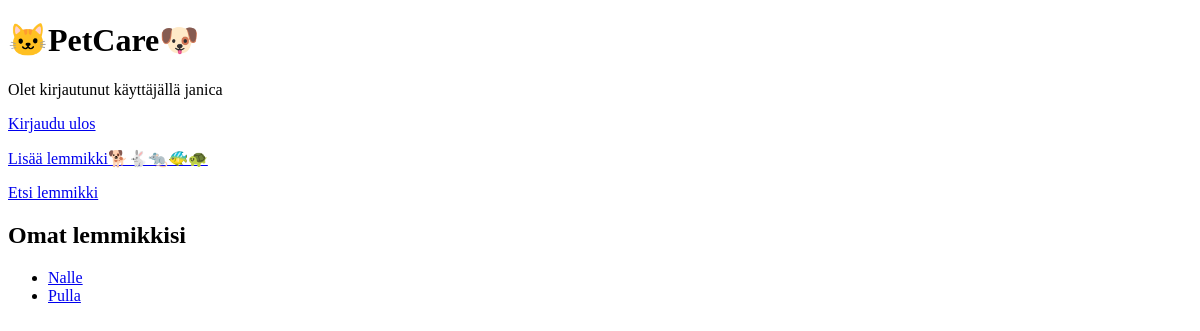
Page / (signed in) on the earlier database version.
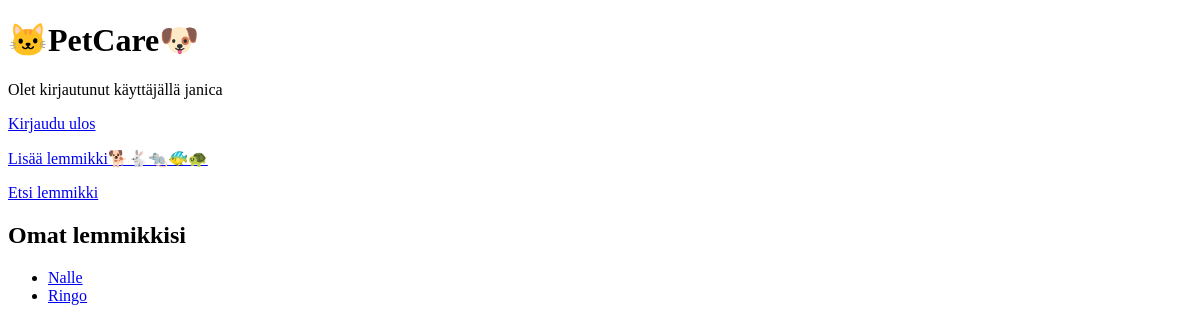
Same page on the later database version.
### tables this page shows
CREATE TABLE users (
    id INTEGER PRIMARY KEY,
    username TEXT UNIQUE,
    password_hash TEXT
);

CREATE TABLE pets (
    id INTEGER PRIMARY KEY AUTOINCREMENT,
    animal_id INTEGER NOT NULL,
    breed_id INTEGER NOT NULL,
    pet_name TEXT NOT NULL,
    description TEXT, user_id INTEGER REFERENCES users(id),
    FOREIGN KEY (animal_id) REFERENCES animals(id),
    FOREIGN KEY (breed_id) REFERENCES breeds(id)
);

### app.py (the view)
@app.route("/")
def index():
    pets_list = pets.get_user_pets() if "username" in session else []
    return render_template("index.html", pets=pets_list)

### db.py (called while the page is built)
def get_connection():
    con = sqlite3.connect("database.db")
    con.execute("PRAGMA foreign_keys = ON")
    con.row_factory = sqlite3.Row
    return con

def query(sql, params=[]):
    con = get_connection()
    result = con.execute(sql, params).fetchall()
    con.close()
    return result

### pets.py (called while the page is built)
def get_user_id():
    if "username" not in session:
        return None
    user_query = db.query("SELECT id FROM users WHERE username = ?", [session["username"]])
    return user_query[0][0] if user_query else None

def get_user_pets():
    user_id = get_user_id()
    if not user_id:
        return []
    return db.query("""
        SELECT p.id, p.pet_name, b.breed_name, p.description
        FROM pets p
        JOIN breeds b ON p.breed_id = b.id
        WHERE p.user_id = ?
        ORDER BY p.pet_name
    """, [user_id])

### templates/index.html (shortened to what this page needs)
<!DOCTYPE html>
<html>
<head>
</head>
<body>
  <h1>🐱PetCare🐶</h1>
  {% if session.username %}
    <p>Olet kirjautunut käyttäjällä {{ session.username }}</p>
    <p><a href="/logout">Kirjaudu ulos</a></p>
    <p><a href="/new_pet">Lisää lemmikki🐕🐇🐀🐠🐢</a></p>
    <p><a href="/find_pet">Etsi lemmikki</a></p>
    <h2>Omat lemmikkisi</h2>
    {% if pets %}
      <ul>
        {% for pet in pets %}
          <li><a href="/pet/{{ pet.id }}">{{ pet.pet_name }}</a></li>
        {% endfor %}
      </ul>
    {% else %}
      <p>Sinulla ei ole vielä lisättyjä lemmikkejä.</p>
    {% endif %}
  {% endif %}
</body>
</html>

Differences in the rows shown:
removed pets: pet_name "Pulla"
added pets: pet_name "Ringo"
